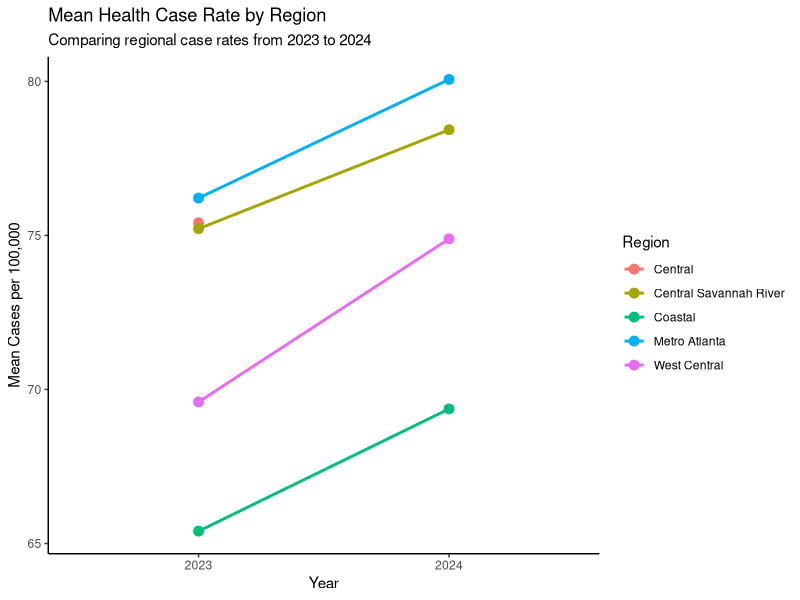
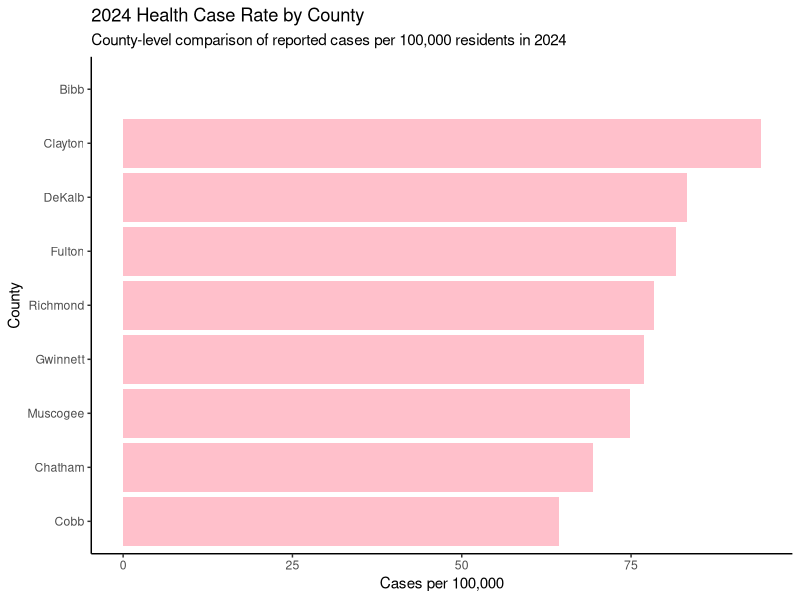
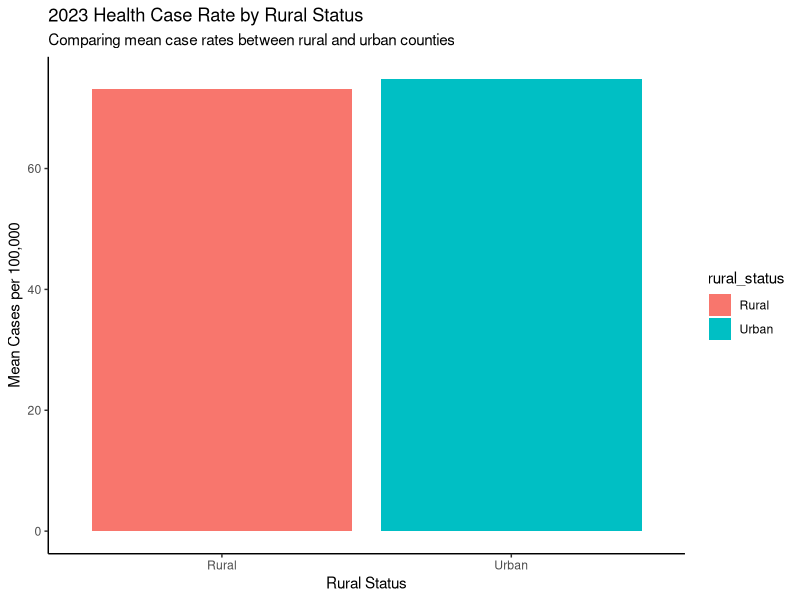

The R source for these figures, in order:
## ---- chunk 1
#| label: load-packages
library(tidyverse)
## ---- chunk 2
#| label: raw-data
raw_health_data <- data.frame(
  county = c(
    "Fulton", "DeKalb", "Cobb", "Gwinnett", "Clayton",
    "Chatham", "Richmond", "Muscogee", "Bibb", "Fulton"
  ),
  
  region = c(
    "Metro Atlanta", "Metro Atlanta", "Metro Atlanta", "Metro Atlanta",
    "Metro Atlanta", "Coastal", "Central Savannah River",
    "West Central", "Central", "Metro Atlanta"
  ),
  
  population_2023 = c(
    1091240, 764400, 787100, 971300, 306800,
    295100, 207400, 202600, 157800, 1091240
  ),
  
  population_2024 = c(
    1103500, 772100, 794800, 983600, 309200,
    298400, 209100, 204300, 159100, 1103500
  ),
  
  cases_2023 = c(
    842, 615, 487, 721, 268,
    193, 156, 141, 119, 842
  ),
  
  cases_2024 = c(
    901, 643, 512, 756, 291,
    207, 164, 153, NA, 901
  )
)

raw_health_data
## ---- chunk 3
#| label: diagnose-data

glimpse(raw_health_data)
## ---- chunk 4
#| label: remove-duplicates

health_data_clean <- raw_health_data %>%
  distinct(county, .keep_all = TRUE)
health_data_clean
## ---- chunk 5
#| label: reshape-long

health_data_long <- health_data_clean %>%
  pivot_longer(
    cols = c(population_2023, population_2024,
             cases_2023, cases_2024),
    names_to = c(".value", "year"),
    names_pattern = "(population|cases)_(\\d{4})"
  )

health_data_long
## ---- chunk 6
#| label: calculate-rates
health_data_long <- health_data_long %>%
  mutate(
    cases_per_100k = cases / 100000
  )
# Add your code here.
## ---- chunk 7
#| label: summarize-region

health_data_sum <- health_data_long %>%
  mutate(
    rate = (cases / population) * 100000
  ) %>%
  group_by(region, year) %>%
  summarize(
    mean_rate = mean(rate, na.rm = TRUE),
    .groups = "drop"
  )
health_data_sum
# Add your code here.
## ---- chunk 8
#| label: join-data
county_rural_status <- data.frame(
  county = c(
     "Fulton", "DeKalb", "Cobb", "Gwinnett", "Clayton",
    "Chatham", "Richmond", "Muscogee", "Bibb"
  ),
  rural_status = c(
    "Urban", "Rural", "Rural", "Urban", "Urban",
    "Urban", "Rural", "Urban", "Rural"
  )
)

county_health_join <- health_data_clean %>%
  left_join(
    county_rural_status,
    by = "county"
  )

## ---- chunk 9
#| label: Regional line visulaization
regional_rates <- health_data_long %>%
  mutate(
    rate = (cases / population) * 100000
  ) %>%
  group_by(region, year) %>%
  summarize(
    mean_rate = mean(rate, na.rm = TRUE),
    .groups = "drop"
  )

ggplot(
  regional_rates,
  aes(
    x = year,
    y = mean_rate,
    group = region,
    color = region
  )
) +
  geom_line(
    linewidth = 1) +
  geom_point(
    size = 3) +
  labs(
    title = "Mean Health Case Rate by Region",
    subtitle = "Comparing regional case rates from 2023 to 2024",
    x = "Year",
    y = "Mean Cases per 100,000",
    color = "Region"
  ) +
  theme_classic()
## ---- chunk 10
#| label: Ranked 2024 county visualization
county_ru24 <- county_health_join %>% 
  select(county, population_2024, cases_2024) %>%
  mutate(
    rate = (cases_2024 / population_2024) * 100000
  ) %>%
  arrange(desc(rate))

ggplot(
  county_ru24,
  aes(
    x = reorder(county, rate), 
    y = rate
  )
) +
  geom_col(fill = "pink") +
  coord_flip() +
  labs(
    title = "2024 Health Case Rate by County",
    subtitle = "County-level comparison of reported cases per 100,000 residents in 2024",
    x = "County",
    y = "Cases per 100,000"
  ) +
  theme_classic()
## ---- chunk 11
#| label: Rural Status Comparison Visualization

rural_compar <- county_health_join %>%
  drop_na(cases_2023, population_2023, rural_status) %>%
  mutate(
    rate = (cases_2023 / population_2023) * 100000
  ) %>%
  group_by(rural_status) %>%
  summarize(
    mean_rate = mean(rate, na.rm = TRUE),
    .groups = "drop"
  )

ggplot(
  rural_compar,
  aes(
    x = rural_status,
    y = mean_rate, fill = rural_status
  )
) +
  geom_col() +
  labs(
    title = "2023 Health Case Rate by Rural Status",
    subtitle = "Comparing mean case rates between rural and urban counties",
    x = "Rural Status",
    y = "Mean Cases per 100,000"
  ) +
  theme_classic()
